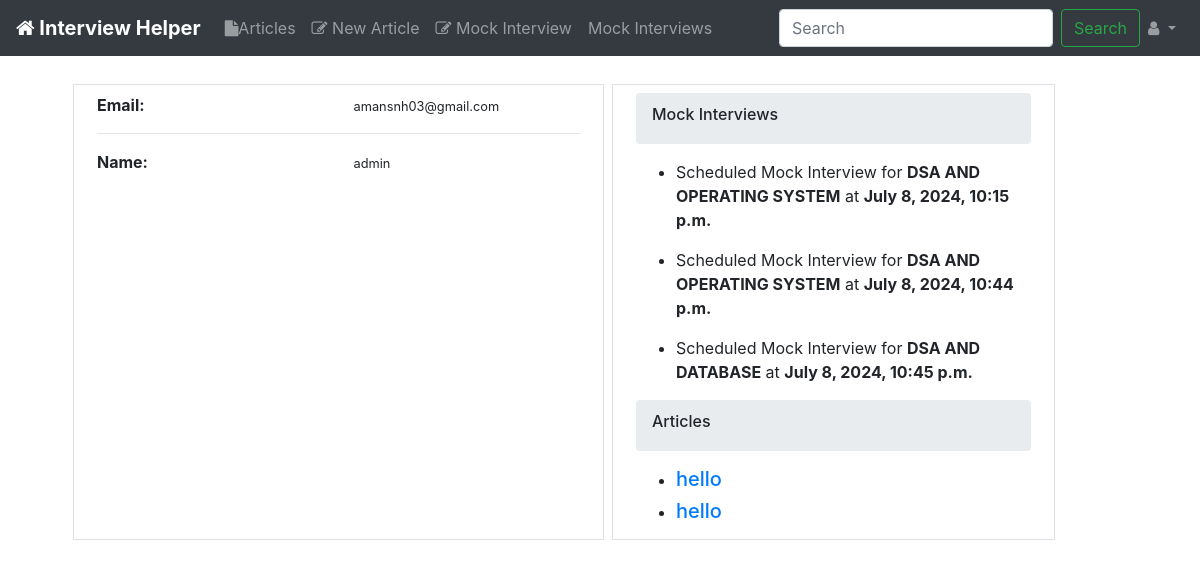
The app's page /accounts/amansnh03@gmail.com/ (signed in) with its own data.
### accounts/models.py (models this page shows, shortened)
class CustomUser(AbstractUser):
    username = None
    email = models.EmailField(_('email adress'), unique=True)
    USERNAME_FIELD = 'email'
    name = models.CharField(max_length=255)
    is_active = models.BooleanField(default=True)
    REQUIRED_FIELDS = []
    objects = CustomUserManager()

### meetings/models.py (models this page shows)
class Meet(models.Model):
    attendee = models.ForeignKey(CustomUser,on_delete=models.CASCADE,default=None)
    type_of_meet = models.CharField(max_length=10, choices=VAR_CATEGORIES)
    linkedin_profile = models.CharField(max_length=200, default="")
    resume_link = models.CharField(max_length=200, default="")
    accepted = models.BooleanField(default=False)
    addition_time = models.DateTimeField(auto_now_add=True)
    @property
    def type_of_meeting(self):
        return self.get_type_of_meet_display()

### articles/models.py (models this page shows, shortened)
class Article(models.Model):
    title = models.CharField(max_length=100)
    slug = models.SlugField()
    text = models.TextField()
    date = models.DateTimeField(auto_now_add=True)
    author = models.ForeignKey(CustomUser,on_delete=models.CASCADE,default=None)
    def get_absolute_url(self):
        return reverse("articles:details", kwargs={"slug":  self.slug})

### accounts/views.py (the view)
# urls.py: url(r'^(?P<email>[\w.@+-]+)/$', views.profile_views, name = 'profile'),
@login_required(login_url = "accounts:login")
def profile_views(request, email):
    user = CustomUser.objects.get(email=email)
    articles = Article.objects.filter(author=user).order_by('date')
    accepted_meetings = Meet.objects.filter(attendee=user, accepted=True)
    non_accepted_meetings = Meet.objects.filter(attendee=user, accepted=False)
    return render(request, "accounts/profile.html",
            {
                'profile': user,
                'articles': articles,
                'accepted_meetings': accepted_meetings,
                "non_accepted_meetings_count": len(non_accepted_meetings)
            }
    )

### templates/accounts/profile.html (shortened to what this page needs)
{% extends 'base_layout.html' %}
{% load humanize %}
{% block content %}
<div class="row m-4">
  <div class="col-md-6 col-12 border m-1">
    <div class="content  m-2">
        <ul class="list-unstyled">
        <li >
          <div class="row">
            <div class="col-6"><strong>Email:</strong></div>
            <div class="col-6 ">
              <small>{{profile.email}}</small>
            </div>
          </div>
        </li>
        <hr>
        <li>
          <div class="row">
            <div class="col-6"><strong>Name:</strong></div>
            <div class="col-6 ">
              <small>{{profile.name}}</small>
            </div>
          </div>
        </li>
      </ul>
    </div>
  </div>
  <div class="col-md-5 col-12 border m-1">
    <div class="content m-2">
      <div class="breadcrumb">
        <h6>Mock Interviews</h6>
      </div>
      <ul class="">
        {% for meeting in accepted_meetings %}
        <li>
          <p>Scheduled Mock Interview for <b>{{meeting.type_of_meeting}}</b> at <b>{{meeting.addition_time}}</b></p>
        </li>
        {% endfor %}
      </ul>
      <div class="breadcrumb">
        <h6>Articles</h6>
      </div>
      <ul class="">
        {% for article in articles %}
        <li>
          <a href="{{article.get_absolute_url}}"><h5>{{article.title|truncatechars:50}}</h5></a>
        </li>
        {% endfor %}
      </ul>
    </div>
  </div>
</div>
{% endblock %}

### static/css/custom.css (style rules this page uses)
a:link { text-decoration: none; }

### records on screen
CustomUser: email "amansnh03@gmail.com", name "admin"
Meet: type_of_meeting "DSA AND OPERATING SYSTEM", addition_time "July 8, 2024, 10:15 p.m."
Meet: type_of_meeting "DSA AND OPERATING SYSTEM", addition_time "July 8, 2024, 10:44 p.m."
Meet: type_of_meeting "DSA AND DATABASE", addition_time "July 8, 2024, 10:45 p.m."
Article: title "hello"
Article: title "hello"
